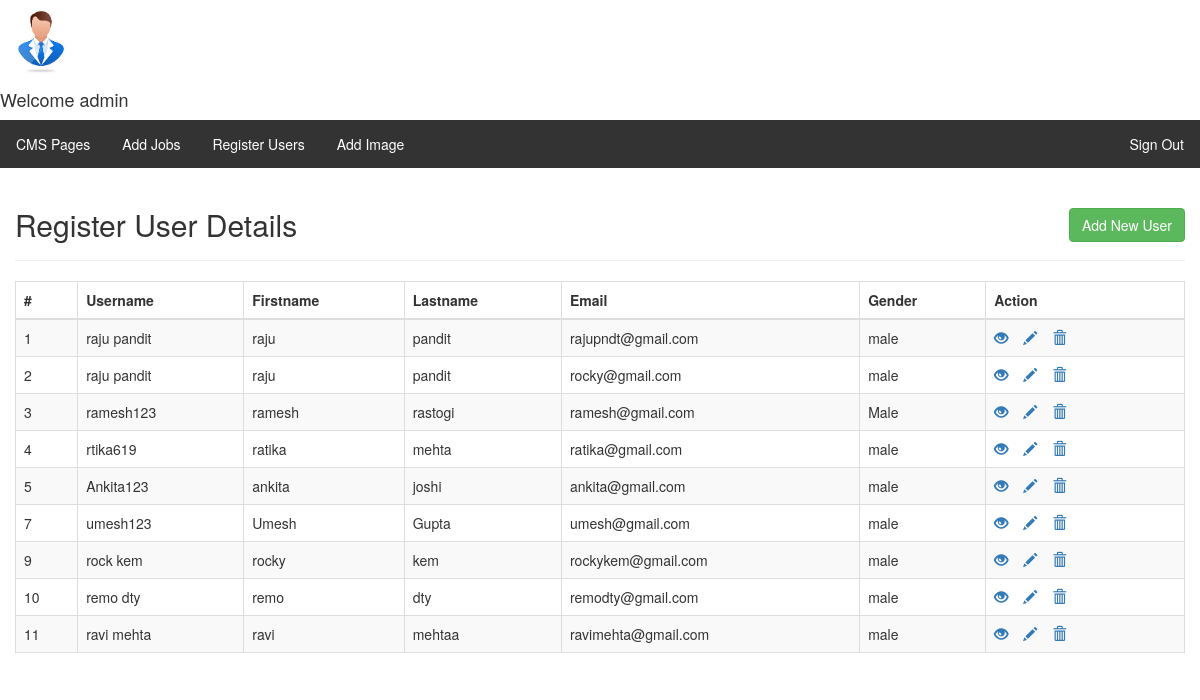
The page /admin/registeruser.php (signed in) on the database its author committed.
### tables this page shows
CREATE TABLE `registered_users` (
  `id` int(8) NOT NULL,
  `user_name` varchar(255) NOT NULL,
  `first_name` varchar(255) NOT NULL,
  `last_name` varchar(255) NOT NULL,
  `password` varchar(25) NOT NULL,
  `email` varchar(55) NOT NULL,
  `gender` varchar(20) NOT NULL,
  `addresume` varchar(500) NOT NULL,
  `applyjob` varchar(500) NOT NULL,
  `addskill` varchar(500) NOT NULL
);

### admin/include/session.php (called while the page is built, shortened)
<?php
   include('include\config.php');
   $user_check = $_SESSION['admin_user'];
   $ses_sql = mysqli_query($con,"select admin_user from admin where admin_user = '$user_check' ");
   $row = mysqli_fetch_array($ses_sql,MYSQLI_ASSOC);
   $login_session = $row['admin_user'];
?>

### admin/registeruser.php (the view, shortened to what this page needs)
<?php
     include("include\session.php");
?>
<!DOCTYPE html>
<html lang="en">
<head>
    <link rel="stylesheet" href="asset\css\adminhome.css">
    <link rel="stylesheet" href="https://maxcdn.bootstrapcdn.com/bootstrap/3.3.7/css/bootstrap.css">
</head>
<body>
	 <div class="imgcontainer">
		    	<img width ="80px" src="asset\image\avtarimage.jpg" alt="Avatar" class="avatar"><h4>Welcome <?php echo $login_session; ?></h4>
		  	</div>
      <?php include("header.php"); ?>
    <div class="wrapper">
        <div class="container-fluid">
            <div class="row">
                <div class="col-md-12">
                    <div class="page-header clearfix">
                        <h2 class="pull-left">Register User Details</h2>
                        <a href="create.php" class="btn btn-success pull-right">Add New User</a>
                    </div>
                    <?php
                    $sql = "SELECT * FROM registered_users";
                    if($result = mysqli_query($con, $sql)){
                        if(mysqli_num_rows($result) > 0){
                            echo "<table class='table table-bordered table-striped'>";
                                echo "<thead>";
                                    echo "<tr>";
                                        echo "<th>#</th>";
                                        echo "<th>Username</th>";
                                        echo "<th>Firstname</th>";
                                        echo "<th>Lastname</th>";
                                        echo "<th>Email</th>";
                                        echo "<th>Gender</th>";
                                        echo "<th>Action</th>";
                                    echo "</tr>";
                                echo "</thead>";
                                echo "<tbody>";
                                while($row = mysqli_fetch_array($result)){
                                    echo "<tr>";
                                        echo "<td>" . $row['id'] . "</td>";
                                        echo "<td>" . $row['user_name'] . "</td>";
                                        echo "<td>" . $row['first_name'] . "</td>";
                                        echo "<td>" . $row['last_name'] . "</td>";
                                        echo "<td>" . $row['email'] . "</td>";
                                        echo "<td>" . $row['gender'] . "</td>";
                                        echo "<td>";
                                            echo "<a href='read.php?id=". $row['id'] ."' title='View Record' data-toggle='tooltip'><span class='glyphicon glyphicon-eye-open'></span></a>";
                                            echo "<a href='update.php?id=". $row['id'] ."' title='Update Record' data-toggle='tooltip'><span class='glyphicon glyphicon-pencil'></span></a>";
                                            echo "<a href='delete.php?id=". $row['id'] ."' title='Delete Record' data-toggle='tooltip'><span class='glyphicon glyphicon-trash'></span></a>";
                                        echo "</td>";
                                    echo "</tr>";
                                }
                                echo "</tbody>";
                            echo "</table>";
                        } else{
                            echo "<p class='lead'><em>No records were found.</em></p>";
                        }
                    } else{
                        echo "ERROR: Could not able to execute $sql. " . mysqli_error($con);
                    }
                    ?>
                </div>
            </div>
        </div>
    </div>
</body>
</html>

### admin/registeruser.php (style rules this page uses)
.wrapper { width: 1200px; margin: 0 auto; }
.page-header h2 { margin-top: 0; }
table tr td:last-child a { margin-right: 15px; }

### rows shown on the page
registered_users: id "1", user_name "raju pandit", first_name "raju", last_name "pandit", email "rajupndt@gmail.com", gender "male"
registered_users: id "2", user_name "raju pandit", first_name "raju", last_name "pandit", email "rocky@gmail.com", gender "male"
registered_users: id "3", user_name "ramesh123", first_name "ramesh", last_name "rastogi", email "ramesh@gmail.com", gender "Male"
registered_users: id "4", user_name "rtika619", first_name "ratika", last_name "mehta", email "ratika@gmail.com", gender "male"
registered_users: id "5", user_name "Ankita123", first_name "ankita", last_name "joshi", email "ankita@gmail.com", gender "male"
registered_users: id "7", user_name "umesh123", first_name "Umesh", last_name "Gupta", email "umesh@gmail.com", gender "male"
registered_users: id "9", user_name "rock kem", first_name "rocky", last_name "kem", email "rockykem@gmail.com", gender "male"
registered_users: id "10", user_name "remo dty", first_name "remo", last_name "dty", email "remodty@gmail.com", gender "male"
registered_users: id "11", user_name "ravi mehta", first_name "ravi", last_name "mehtaa", email "ravimehta@gmail.com", gender "male"

### other values the page prints
$login_session "admin"
